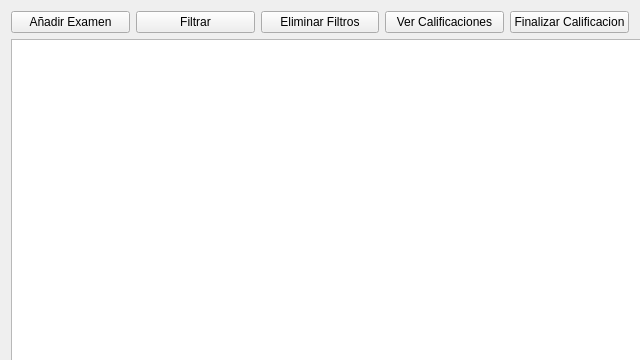
<?xml version="1.0" encoding="UTF-8"?>
<ui version="4.0">
 <class>Form</class>
 <widget class="QWidget" name="Form">
  <property name="geometry">
   <rect>
    <x>0</x>
    <y>0</y>
    <width>640</width>
    <height>360</height>
   </rect>
  </property>
  <property name="minimumSize">
   <size>
    <width>640</width>
    <height>360</height>
   </size>
  </property>
  <property name="windowTitle">
   <string>Form</string>
  </property>
  <layout class="QVBoxLayout" name="verticalLayout_2">
   <item>
    <layout class="QVBoxLayout" name="verticalLayout">
     <item>
      <layout class="QHBoxLayout" name="horizontalLayout">
       <item>
        <widget class="QPushButton" name="pushButton_2">
         <property name="text">
          <string>Añadir Examen</string>
         </property>
        </widget>
       </item>
       <item>
        <widget class="QPushButton" name="filtrar_btn">
         <property name="text">
          <string>Filtrar</string>
         </property>
        </widget>
       </item>
       <item>
        <widget class="QPushButton" name="eliminar_btn">
         <property name="enabled">
          <bool>true</bool>
         </property>
         <property name="text">
          <string>Eliminar Filtros</string>
         </property>
         <property name="checkable">
          <bool>false</bool>
         </property>
        </widget>
       </item>
       <item>
        <widget class="QPushButton" name="ver_cal_btn">
         <property name="text">
          <string>Ver Calificaciones</string>
         </property>
        </widget>
       </item>
       <item>
        <widget class="QPushButton" name="pushButton">
         <property name="text">
          <string>Finalizar Calificacion</string>
         </property>
        </widget>
       </item>
      </layout>
     </item>
     <item>
      <widget class="QTableWidget" name="tabla_exam">
       <property name="enabled">
        <bool>true</bool>
       </property>
       <property name="minimumSize">
        <size>
         <width>640</width>
         <height>360</height>
        </size>
       </property>
       <property name="editTriggers">
        <set>QAbstractItemView::DoubleClicked|QAbstractItemView::SelectedClicked</set>
       </property>
      </widget>
     </item>
    </layout>
   </item>
  </layout>
 </widget>
 <resources/>
 <connections/>
</ui>
